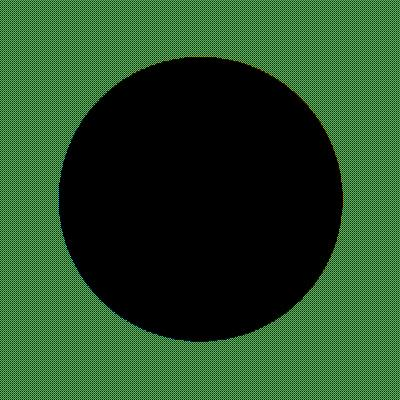
#> input picture demosaicking/CFA/Bayer/circle.jpg, 400 x 400 px, found by its file name
$ python filters.py
#> lines starting #> are read from the running program, lines starting #| are printed output that depends on the picture
import numpy as np
from skimage import io
from scipy.ndimage import convolve
from matplotlib import pyplot as plt

image = io.imread(r"demosaicking/CFA/Bayer/circle.jpg")
#> image is the input picture: shape (400, 400, 3); mean R, G, B 39.1, 77.2, 39.5

# Define filters
laplace_filter = np.array([[0, 1, 0], [1, -4, 1], [0, 1, 0]])
gaussian_kernel_2x2 = np.array([[1, 2, 1], [2, 4, 2], [1, 2, 1]]) / 16
scharpening_filter = np.array([[0, -1, 0], [-1, 5, -1], [0, -1, 0]])
gaussian_kernel_5x5 = np.array([[1, 4, 7, 4, 1], [4, 16, 26, 16, 4], [7, 26, 41, 26, 7], [4, 16, 26, 16, 4], [1, 4, 7, 4, 1]]) / 273

# Convolve funtions to detect edges, blur, scharpening
result_laplace = np.dstack([
    convolve(image[:, :, channel], laplace_filter, mode="constant", cval=0.0)
    for channel in range(3)
])
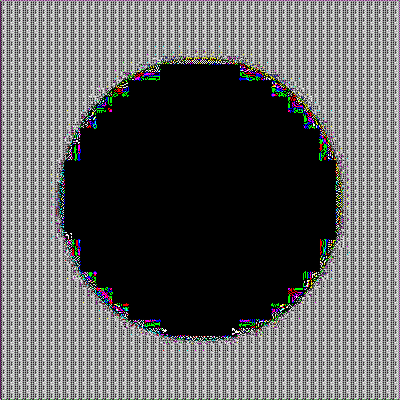
#> result_laplace: shape (400, 400, 3); mean R, G, B 94.5, 94.4, 94.6

result_gauss = np.dstack([
    convolve(image[:, :, channel], gaussian_kernel_2x2, mode="constant", cval=0.0)
    for channel in range(3)
])
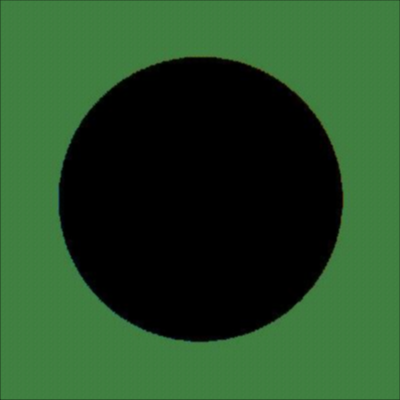
#> result_gauss: shape (400, 400, 3); mean R, G, B 38.6, 76.6, 39

result_scharpening = np.dstack([
    convolve(image[:, :, channel], scharpening_filter, mode="constant", cval=0.0)
    for channel in range(3)
])
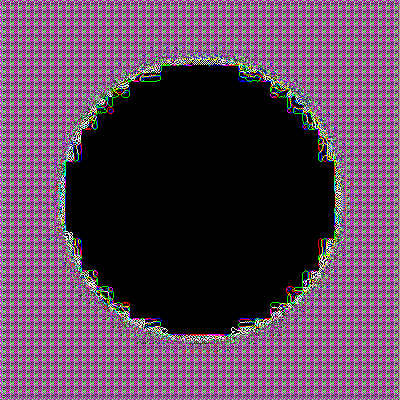
#> result_scharpening: shape (400, 400, 3); mean R, G, B 92.5, 69.5, 90.7

result_gauss_5x5 = np.dstack([
    convolve(image[:, :, channel], gaussian_kernel_5x5, mode="constant", cval=0.0)
    for channel in range(3)
])


# Schow results
plt.imshow(result_gauss)
plt.title("gaussian kernel 2x2")
plt.show()
plt.imshow(result_gauss_5x5)
plt.title("gaussian kernel 5x5")
plt.show()
plt.imshow(result_scharpening)
plt.title("scharpening kernel")
plt.show()
plt.imshow(result_laplace)
plt.title("laplace kernel")
plt.show()
